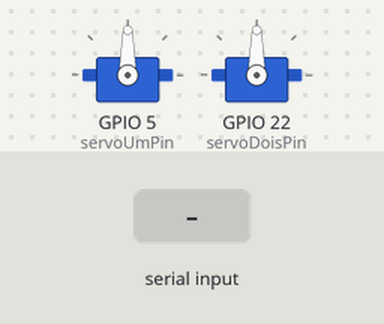
Bench run of a sketch on a simulated ESP32. On the bench: 2 × servo. Inputs (shaded band) come from the test bench.

Above: at 1.2 s.
1.3 s: "30,150\n" received over Serial
At 3.1 s:
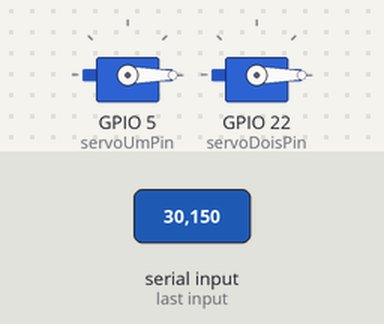
3.8 s: "90,45\n" received over Serial
At 4.6 s:
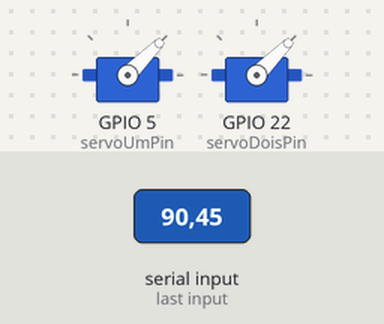
6.3 s: "200\n" received over Serial
At 7.1 s:
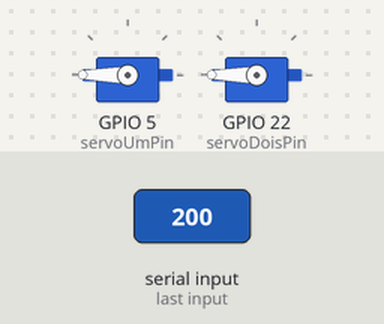
Timing chart, 0 to 9.3 s (numbered marks = the images above; inputs shaded):
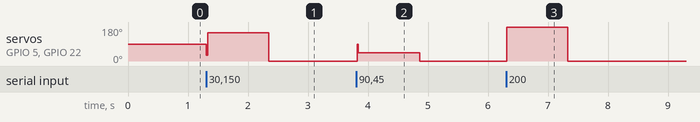

The sketch:

testeServo.ino
```cpp
#include <ESP32Servo.h>

Servo servoUm;
Servo servoDois;
int servoUmPin = 5;
int servoDoisPin = 22;
void setup() {
  servoUm.attach(servoUmPin);
  servoDois.attach(servoDoisPin);
  Serial.begin(115200);
}

void loop() {
  if(Serial.available()){
    int angle = Serial.parseInt();
    servoUm.write(angle);
    servoDois.write(angle);
  }
  delay(20);
}
```

Measured:
- after the input at 1.3 s, servo on GPIO 5 (servoUmPin), servo on GPIO 22 (servoDoisPin): 90° → 150° at once, → 0° 1.0 s later
- after the input at 3.8 s, servo on GPIO 5 (servoUmPin), servo on GPIO 22 (servoDoisPin): 0° → 45° at once, → 0° 1.0 s later
- after the input at 6.3 s, servo on GPIO 5 (servoUmPin), servo on GPIO 22 (servoDoisPin): 0° → 180° at once, → 0° 1.0 s later
